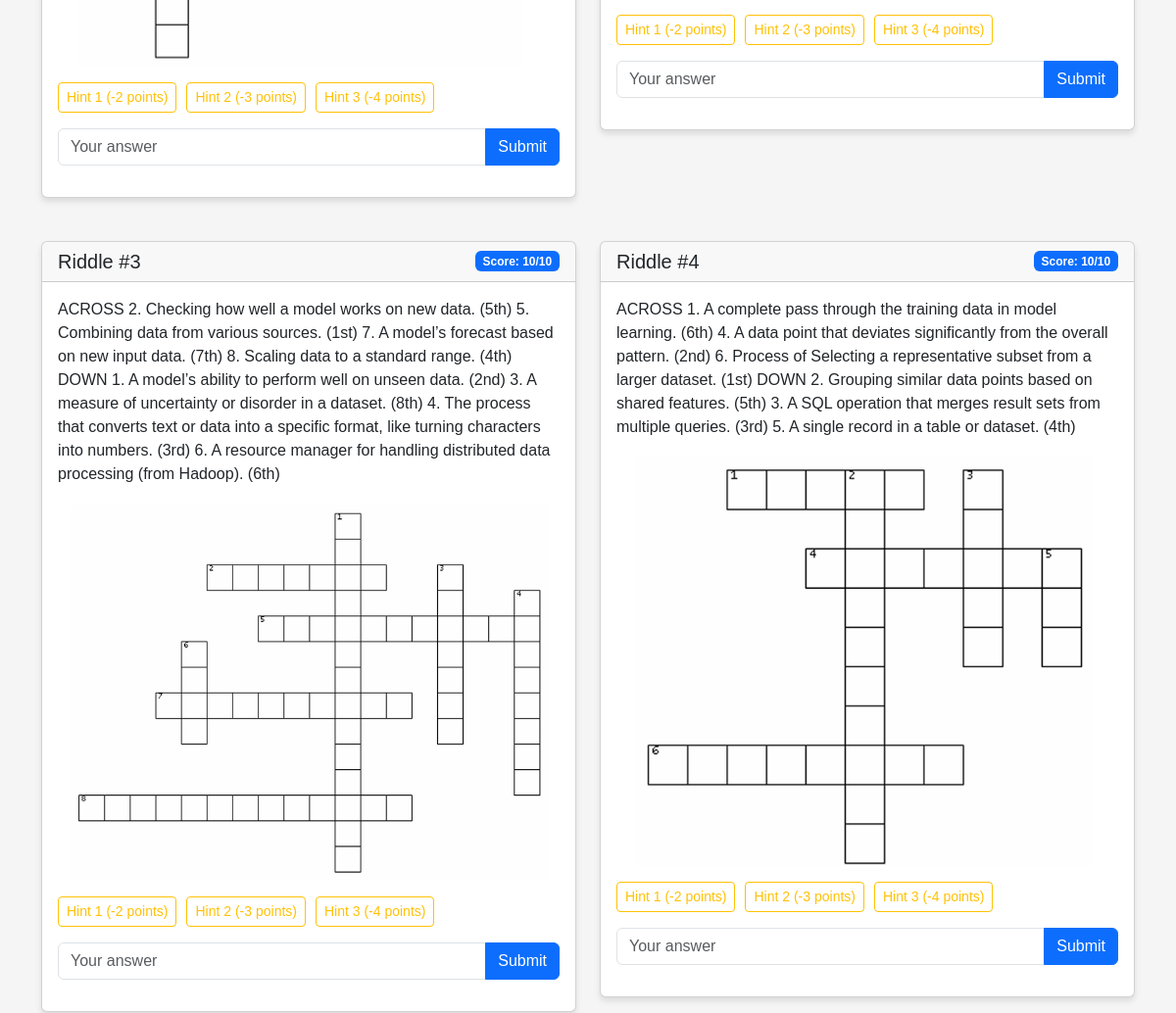
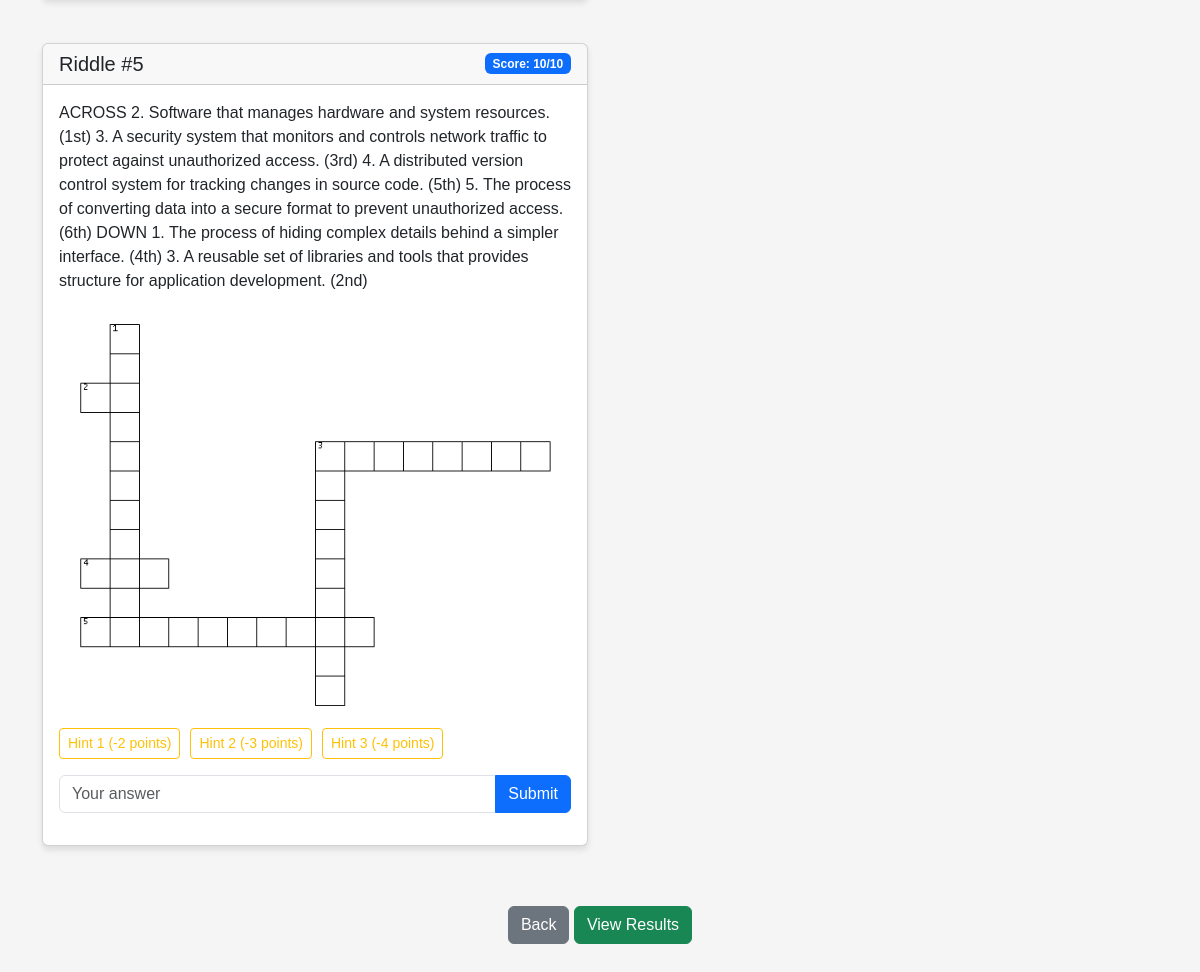
Before: /test_with_images (signed in, lower part) with the older database file (2 pictures, top to bottom).
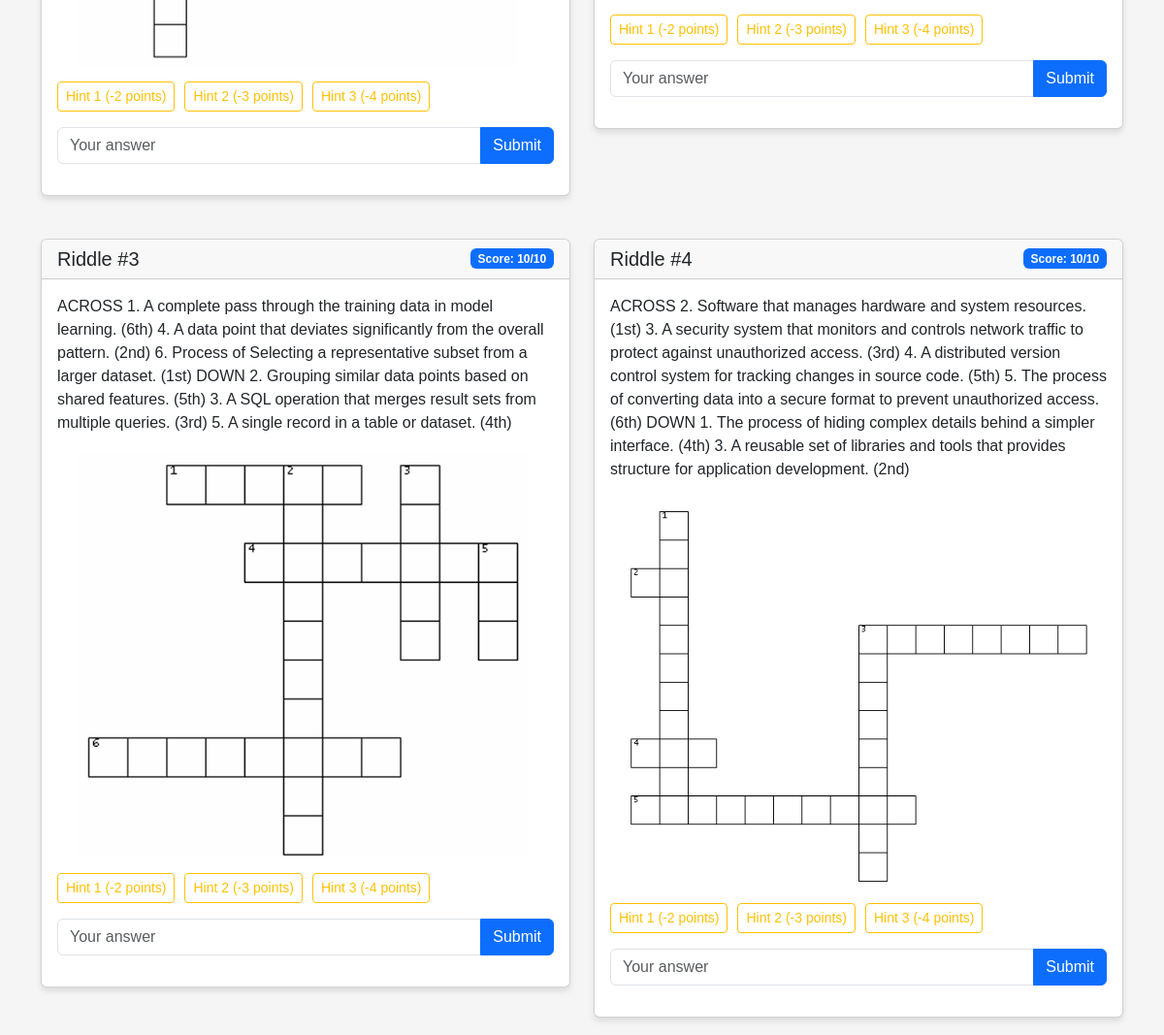
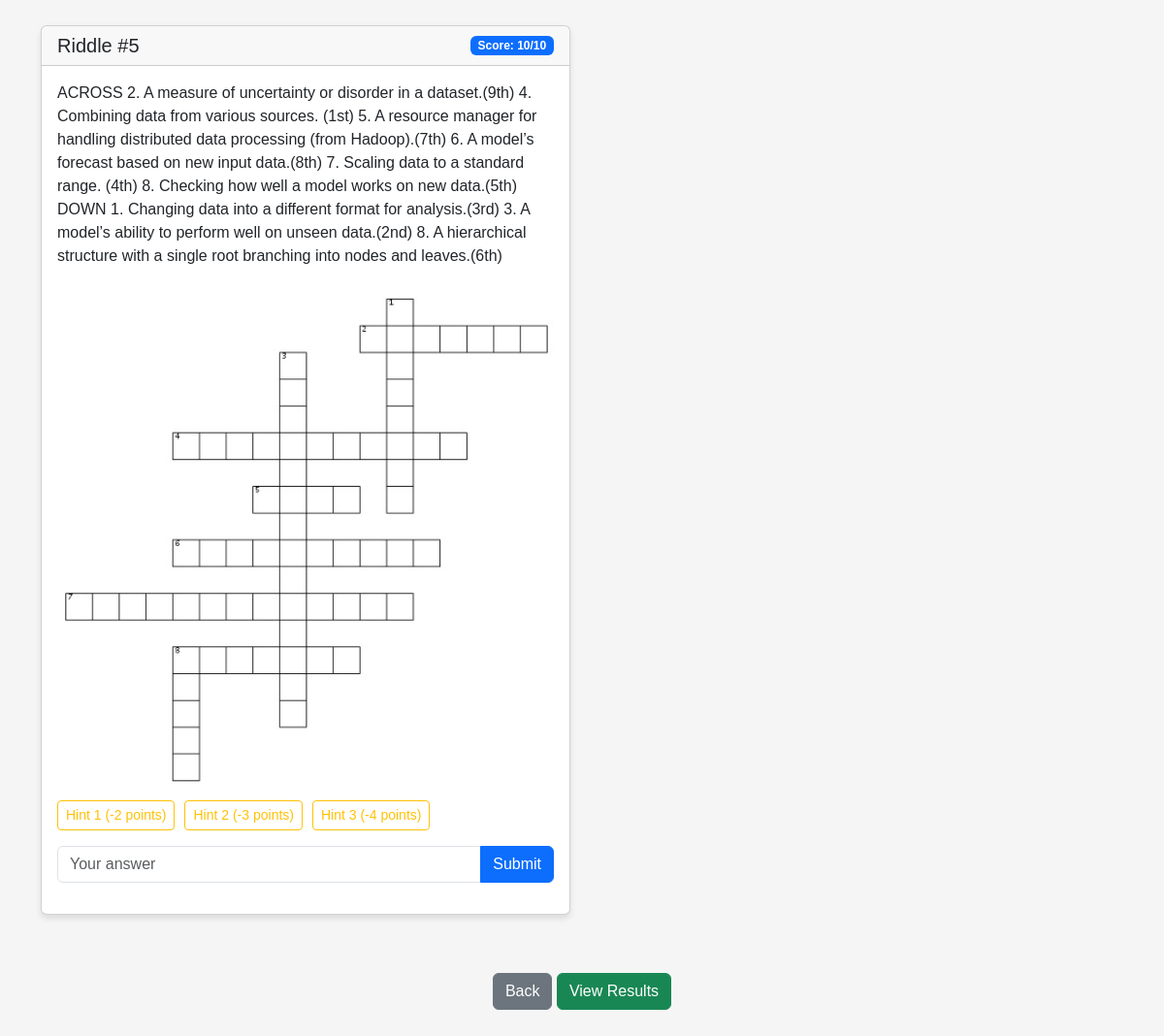
After: the same page with the newer database file (2 pictures, top to bottom).
### tables this page shows
CREATE TABLE user_progress (
            id INTEGER PRIMARY KEY AUTOINCREMENT,
            user_id INTEGER NOT NULL,
            riddle_id INTEGER NOT NULL,
            score INTEGER DEFAULT 10,
            completed INTEGER DEFAULT 0,
            hint1_used INTEGER DEFAULT 0,
            hint2_used INTEGER DEFAULT 0,
            hint3_used INTEGER DEFAULT 0,
            answer_attempt TEXT,
            completion_time TIMESTAMP, warnings INTEGER DEFAULT 0,
            FOREIGN KEY (user_id) REFERENCES users (id),
            FOREIGN KEY (riddle_id) REFERENCES riddles (id),
            UNIQUE(user_id, riddle_id)
        );

CREATE TABLE riddles (
            id INTEGER PRIMARY KEY AUTOINCREMENT,
            question TEXT NOT NULL,
            answer TEXT NOT NULL,
            hint1 TEXT NOT NULL,
            hint2 TEXT NOT NULL,
            hint3 TEXT NOT NULL
        , image TEXT);

### app.py (the view)
@app.route('/test_with_images')
def test_with_images():
    if 'user_id' not in session:
        flash('Please log in to take the test.')
        return redirect(url_for('login'))
    if has_completed_test(session['user_id']):
        flash('You have already completed this test. You cannot take it again.')
        return redirect(url_for('results'))
    conn = sqlite3.connect('riddle_test.db')
    c = conn.cursor()
    c.execute("SELECT COUNT(*) FROM user_progress WHERE user_id = ? AND answer_attempt = 'FLAGGED-TAB-SWITCHING'", (session['user_id'],))
    if c.fetchone()[0] > 0:
        conn.close()
        flash('You have been flagged for tab switching.')
        return redirect(url_for('results'))
    c.execute('''
        SELECT r.id, r.question, r.image, up.score, up.completed, up.hint1_used, up.hint2_used, up.hint3_used
        FROM riddles r
        LEFT JOIN user_progress up ON r.id = up.riddle_id AND up.user_id = ?
        WHERE r.image IS NOT NULL AND r.image != ''
        ORDER BY r.id
    ''', (session['user_id'],))
    riddles = c.fetchall()
    conn.close()
    riddles_with_images = [
        {'id': r[0], 'question': r[1], 'image': r[2], 'score': r[3] or 10, 'completed': r[4] or 0,
         'hint1_used': r[5] or 0, 'hint2_used': r[6] or 0, 'hint3_used': r[7] or 0} for r in riddles
    ]
    return render_template('test_images.html', riddles_with_images=riddles_with_images)

### app.py (called while the page is built)
def has_completed_test(user_id):
    conn = sqlite3.connect('riddle_test.db')
    c = conn.cursor()
    c.execute("SELECT test_completed FROM users WHERE id = ?", (user_id,))
    test_completed = c.fetchone()
    conn.close()
    return test_completed and test_completed[0] == 1  # Returns True if test_completed is 1

### templates/test_images.html (shortened to what this page needs)
{% extends 'base.html' %} {% block content %}
<div class="row riddle-container">
  {% for riddle in riddles_with_images %}
  <div class="col-md-6 mb-4">
    <div class="card riddle-card" id="riddle-{{ riddle.id }}">
      <div
        class="card-header d-flex justify-content-between align-items-center"
      >
        <h5 class="mb-0">Riddle #{{ loop.index }}</h5>
        <span
          class="badge {% if riddle.completed %}bg-success{% else %}bg-primary{% endif %}"
        >
          {% if riddle.completed %}Completed{% else %}Score:
          <span class="riddle-score">{{ riddle.score }}</span>/10{% endif %}
        </span>
      </div>
      <div class="card-body">
        <p class="riddle-question">
          {{ riddle.question }} {% if riddle.image %}
          <img
            src="{{ url_for('static', filename='uploads/' + riddle.image) }}"
            class="riddle-image img-fluid mt-3"
            alt="Riddle Image"
          />
          {% endif %}
        </p>
        <div
          class="hints-container mb-3"
        >
          <div class="d-flex mb-2">
            <button
              class="btn btn-outline-warning btn-sm hint-btn"
              data-riddle-id="{{ riddle.id }}"
              data-hint-num="1"
            >
              Hint 1 (-2 points)
            </button>
            <button
              class="btn btn-outline-warning btn-sm hint-btn"
              data-riddle-id="{{ riddle.id }}"
              data-hint-num="2"
            >
              Hint 2 (-3 points)
            </button>
            <button
              class="btn btn-outline-warning btn-sm hint-btn"
              data-riddle-id="{{ riddle.id }}"
              data-hint-num="3"
            >
              Hint 3 (-4 points)
            </button>
          </div>
        </div>
        <div
          class="answer-container"
        >
          <div class="input-group mb-3">
            <input
              type="text"
              class="form-control answer-input"
              placeholder="Your answer"
            />
            <button
              class="btn btn-primary submit-btn"
              data-riddle-id="{{ riddle.id }}"
            >
              Submit
            </button>
          </div>
        </div>
      </div>
    </div>
  </div>
  {% endfor %}
</div>
<div class="row">
  <div class="col-12 text-center mt-3">
    <a
      href="{{ url_for('test_without_images') }}"
      class="btn btn-secondary mr-2"
      >Back</a
    >
    <a href="{{ url_for('results') }}" class="btn btn-success">View Results</a>
  </div>
</div>
{% endblock %}

### templates/base.html (shortened to what this page needs)
<!DOCTYPE html>
<html lang="en">
  <head>
    <link
      href="https://cdn.jsdelivr.net/npm/bootstrap@5.3.0-alpha1/dist/css/bootstrap.min.css"
      rel="stylesheet"
    />
  </head>
  <body>
    <div class="container">
       {% block content %}{% endblock %}
    </div>
  </body>
</html>

### templates/base.html (style rules this page uses)
body { font-family: "Arial", sans-serif; background-color: #f5f5f5; padding-bottom: 50px; }
.card { margin-bottom: 20px; box-shadow: 0 4px 6px rgba(0, 0, 0, 0.1); }
.hint-btn { margin-right: 10px; }
.riddle-card .card-body { min-height: 200px; }

Changed rows visible on the page:
removed user_progress: score "10", question "ACROSS 2. Checking how well a model works on new data. (5th) 5. Combining data from various sources. (1st) 7. A model’s forecast based on new input data. (7th) 8. Scaling data to a standard range. (4th) DOWN 1. A model’s ability to perform well on unseen data. (2nd) 3. A measure of uncertainty or disorder in a dataset. (8th) 4. The process that converts text or data into a specific format, like turning characters into numbers. (3rd) 6. A resource manager for handling distributed data processing (from Hadoop). (6th)", image (picture)
added user_progress: score "10", question "ACROSS 2. A measure of uncertainty or disorder in a dataset.(9th) 4. Combining data from various sources. (1st) 5. A resource manager for handling distributed data processing (from Hadoop).(7th) 6. A model’s forecast based on new input data.(8th) 7. Scaling data to a standard range. (4th) 8. Checking how well a model works on new data.(5th) DOWN 1. Changing data into a different format for analysis.(3rd) 3. A model’s ability to perform well on unseen data.(2nd) 8. A hierarchical structure with a single root branching into nodes and leaves.(6th)", image (picture)
